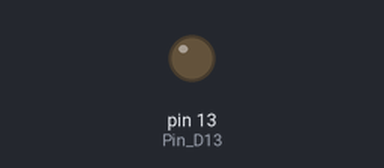
Simulated run of this sketch. Board: Arduino Nano, built with avr-gcc and run on an emulated ATmega328P. Parts: output pins drawn as LEDs (lit = HIGH). What the sketch prints to the serial monitor is not drawn.

Above: at 3.0 s.
At 4.5 s:
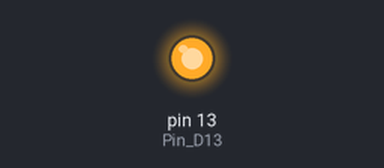
Timing chart, 0 to 6.6 s (numbered marks = the images above):
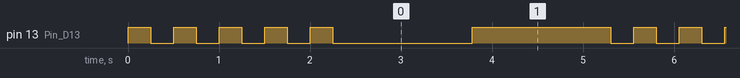

Measured:
- by itself, pin 13 (Pin_D13): repeats every 5.1 s: 4 × (LOW 0.25 s, HIGH 0.25 s), LOW 1.5 s, HIGH 1.5 s
- by itself, everything shown: repeats every 5.1 s, in 10 steps

The sketch:

_01_OnboardLED.ino
```cpp
/** importiert Arduino automatisch, muss man also hier nicht unbedingt auch noch mal importieren: */
#include <Arduino.h>

/**
 * !!! Immer darauf achten, dass unten in der Statusleiste...
 *     ... das richtige Arduino Board eingestellt ist
 *     ... das richtige "Sketch File" ausgewählt ist (das ändert sich nämlich nicht automatisch)
 *     ... die richtige C/C++ Konfiguration eingestellt ist (sonst gibt es noch mehr "rote swiggels")
 *
 * :: Onboard-LED blinken lassen ::
 *
 * Hardware-Aufbau:
 * Arduino Nano RP2040 Connect / Arduino Due
 * <nichts weiter>
 *
 * Pin 13 (LED_BUILTIN) sollte lieber nicht für andere Dinge verwendet werden, da die LED am selben
 * Netz hängt und potentiell stören kann.
*/

void setup() {
    Serial.begin(115200);

    pinMode(LED_BUILTIN, OUTPUT); // Pin D13

    Serial.println("Initialisierung abgeschlossen");
}

/**
 * Nicht vergessen: Dies hier ist eine Endlos-Schleife!
*/
void loop() {
    Serial.println("Hauptprogrammschleife läuft...");

    // 5x blinken (AN/AUS):
    for (int i = 0; i < 5; i++) {
        digitalWrite(LED_BUILTIN, HIGH);
        delay(250); // ms
        digitalWrite(LED_BUILTIN, LOW);
        delay(250); // ms
    }

    // in 256 Schritten alle 10 Millisekunden die LED heller machen:
    for (int i = 0; i < 255; i++) {
        analogWrite(LED_BUILTIN, i);
        delay(10); // ms
    }
}
```
